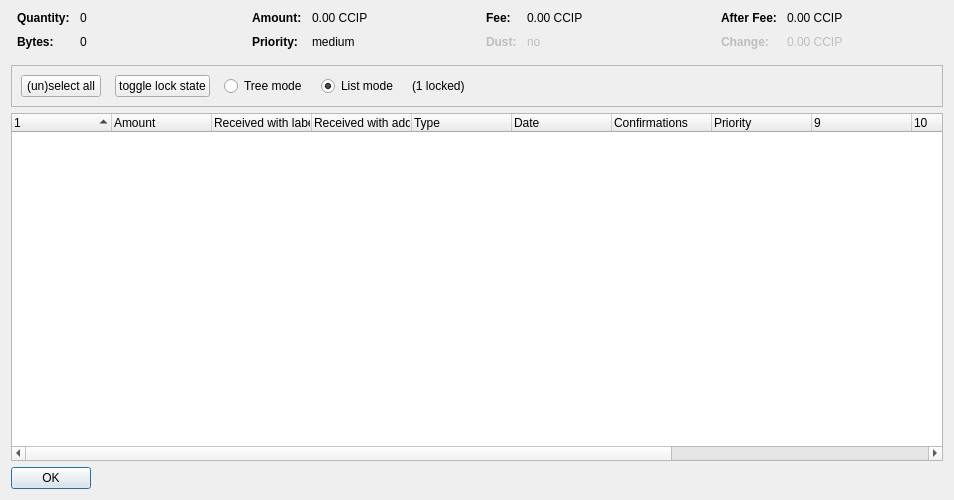
<?xml version="1.0" encoding="UTF-8"?>
<ui version="4.0">
 <class>CoinControlDialog</class>
 <widget class="QDialog" name="CoinControlDialog">
  <property name="geometry">
   <rect>
    <x>0</x>
    <y>0</y>
    <width>954</width>
    <height>500</height>
   </rect>
  </property>
  <property name="windowTitle">
   <string>Coin Selection</string>
  </property>
  <layout class="QVBoxLayout" name="verticalLayout">
   <item>
    <layout class="QHBoxLayout" name="horizontalLayoutTop" stretch="0,0,0,0">
     <property name="topMargin">
      <number>0</number>
     </property>
     <property name="bottomMargin">
      <number>10</number>
     </property>
     <item>
      <layout class="QFormLayout" name="formLayoutCoinControl1">
       <property name="horizontalSpacing">
        <number>10</number>
       </property>
       <property name="verticalSpacing">
        <number>10</number>
       </property>
       <property name="leftMargin">
        <number>6</number>
       </property>
       <property name="rightMargin">
        <number>6</number>
       </property>
       <item row="0" column="0">
        <widget class="QLabel" name="labelCoinControlQuantityText">
         <property name="font">
          <font>
           <weight>75</weight>
           <bold>true</bold>
          </font>
         </property>
         <property name="text">
          <string>Quantity:</string>
         </property>
        </widget>
       </item>
       <item row="0" column="1">
        <widget class="QLabel" name="labelCoinControlQuantity">
         <property name="cursor">
          <cursorShape>IBeamCursor</cursorShape>
         </property>
         <property name="contextMenuPolicy">
          <enum>Qt::ActionsContextMenu</enum>
         </property>
         <property name="text">
          <string notr="true">0</string>
         </property>
         <property name="textInteractionFlags">
          <set>Qt::LinksAccessibleByMouse|Qt::TextSelectableByKeyboard|Qt::TextSelectableByMouse</set>
         </property>
        </widget>
       </item>
       <item row="1" column="0">
        <widget class="QLabel" name="labelCoinControlBytesText">
         <property name="font">
          <font>
           <weight>75</weight>
           <bold>true</bold>
          </font>
         </property>
         <property name="text">
          <string>Bytes:</string>
         </property>
        </widget>
       </item>
       <item row="1" column="1">
        <widget class="QLabel" name="labelCoinControlBytes">
         <property name="cursor">
          <cursorShape>IBeamCursor</cursorShape>
         </property>
         <property name="contextMenuPolicy">
          <enum>Qt::ActionsContextMenu</enum>
         </property>
         <property name="text">
          <string notr="true">0</string>
         </property>
         <property name="textInteractionFlags">
          <set>Qt::LinksAccessibleByMouse|Qt::TextSelectableByKeyboard|Qt::TextSelectableByMouse</set>
         </property>
        </widget>
       </item>
      </layout>
     </item>
     <item>
      <layout class="QFormLayout" name="formLayoutCoinControl2">
       <property name="horizontalSpacing">
        <number>10</number>
       </property>
       <property name="verticalSpacing">
        <number>10</number>
       </property>
       <property name="leftMargin">
        <number>6</number>
       </property>
       <property name="rightMargin">
        <number>6</number>
       </property>
       <item row="0" column="0">
        <widget class="QLabel" name="labelCoinControlAmountText">
         <property name="font">
          <font>
           <weight>75</weight>
           <bold>true</bold>
          </font>
         </property>
         <property name="text">
          <string>Amount:</string>
         </property>
        </widget>
       </item>
       <item row="0" column="1">
        <widget class="QLabel" name="labelCoinControlAmount">
         <property name="cursor">
          <cursorShape>IBeamCursor</cursorShape>
         </property>
         <property name="contextMenuPolicy">
          <enum>Qt::ActionsContextMenu</enum>
         </property>
         <property name="text">
          <string notr="true">0.00 CCIP</string>
         </property>
         <property name="textInteractionFlags">
          <set>Qt::LinksAccessibleByMouse|Qt::TextSelectableByKeyboard|Qt::TextSelectableByMouse</set>
         </property>
        </widget>
       </item>
       <item row="1" column="0">
        <widget class="QLabel" name="labelCoinControlPriorityText">
         <property name="font">
          <font>
           <weight>75</weight>
           <bold>true</bold>
          </font>
         </property>
         <property name="text">
          <string>Priority:</string>
         </property>
        </widget>
       </item>
       <item row="1" column="1">
        <widget class="QLabel" name="labelCoinControlPriority">
         <property name="cursor">
          <cursorShape>IBeamCursor</cursorShape>
         </property>
         <property name="contextMenuPolicy">
          <enum>Qt::ActionsContextMenu</enum>
         </property>
         <property name="text">
          <string>medium</string>
         </property>
         <property name="textInteractionFlags">
          <set>Qt::LinksAccessibleByMouse|Qt::TextSelectableByKeyboard|Qt::TextSelectableByMouse</set>
         </property>
        </widget>
       </item>
      </layout>
     </item>
     <item>
      <layout class="QFormLayout" name="formLayoutCoinControl3">
       <property name="horizontalSpacing">
        <number>10</number>
       </property>
       <property name="verticalSpacing">
        <number>10</number>
       </property>
       <property name="leftMargin">
        <number>6</number>
       </property>
       <property name="rightMargin">
        <number>6</number>
       </property>
       <item row="0" column="0">
        <widget class="QLabel" name="labelCoinControlFeeText">
         <property name="font">
          <font>
           <weight>75</weight>
           <bold>true</bold>
          </font>
         </property>
         <property name="text">
          <string>Fee:</string>
         </property>
        </widget>
       </item>
       <item row="0" column="1">
        <widget class="QLabel" name="labelCoinControlFee">
         <property name="cursor">
          <cursorShape>IBeamCursor</cursorShape>
         </property>
         <property name="contextMenuPolicy">
          <enum>Qt::ActionsContextMenu</enum>
         </property>
         <property name="text">
          <string notr="true">0.00 CCIP</string>
         </property>
         <property name="textInteractionFlags">
          <set>Qt::LinksAccessibleByMouse|Qt::TextSelectableByKeyboard|Qt::TextSelectableByMouse</set>
         </property>
        </widget>
       </item>
       <item row="1" column="0">
        <widget class="QLabel" name="labelCoinControlLowOutputText">
         <property name="enabled">
          <bool>false</bool>
         </property>
         <property name="font">
          <font>
           <weight>75</weight>
           <bold>true</bold>
          </font>
         </property>
         <property name="text">
          <string>Dust:</string>
         </property>
        </widget>
       </item>
       <item row="1" column="1">
        <widget class="QLabel" name="labelCoinControlLowOutput">
         <property name="enabled">
          <bool>false</bool>
         </property>
         <property name="cursor">
          <cursorShape>IBeamCursor</cursorShape>
         </property>
         <property name="contextMenuPolicy">
          <enum>Qt::ActionsContextMenu</enum>
         </property>
         <property name="text">
          <string>no</string>
         </property>
         <property name="textInteractionFlags">
          <set>Qt::LinksAccessibleByMouse|Qt::TextSelectableByKeyboard|Qt::TextSelectableByMouse</set>
         </property>
        </widget>
       </item>
      </layout>
     </item>
     <item>
      <layout class="QFormLayout" name="formLayoutCoinControl4">
       <property name="horizontalSpacing">
        <number>10</number>
       </property>
       <property name="verticalSpacing">
        <number>10</number>
       </property>
       <property name="leftMargin">
        <number>6</number>
       </property>
       <property name="rightMargin">
        <number>6</number>
       </property>
       <item row="0" column="0">
        <widget class="QLabel" name="labelCoinControlAfterFeeText">
         <property name="font">
          <font>
           <weight>75</weight>
           <bold>true</bold>
          </font>
         </property>
         <property name="text">
          <string>After Fee:</string>
         </property>
        </widget>
       </item>
       <item row="0" column="1">
        <widget class="QLabel" name="labelCoinControlAfterFee">
         <property name="cursor">
          <cursorShape>IBeamCursor</cursorShape>
         </property>
         <property name="contextMenuPolicy">
          <enum>Qt::ActionsContextMenu</enum>
         </property>
         <property name="text">
          <string notr="true">0.00 CCIP</string>
         </property>
         <property name="textInteractionFlags">
          <set>Qt::LinksAccessibleByMouse|Qt::TextSelectableByKeyboard|Qt::TextSelectableByMouse</set>
         </property>
        </widget>
       </item>
       <item row="1" column="0">
        <widget class="QLabel" name="labelCoinControlChangeText">
         <property name="enabled">
          <bool>false</bool>
         </property>
         <property name="font">
          <font>
           <weight>75</weight>
           <bold>true</bold>
          </font>
         </property>
         <property name="text">
          <string>Change:</string>
         </property>
        </widget>
       </item>
       <item row="1" column="1">
        <widget class="QLabel" name="labelCoinControlChange">
         <property name="enabled">
          <bool>false</bool>
         </property>
         <property name="cursor">
          <cursorShape>IBeamCursor</cursorShape>
         </property>
         <property name="contextMenuPolicy">
          <enum>Qt::ActionsContextMenu</enum>
         </property>
         <property name="text">
          <string notr="true">0.00 CCIP</string>
         </property>
         <property name="textInteractionFlags">
          <set>Qt::LinksAccessibleByMouse|Qt::TextSelectableByKeyboard|Qt::TextSelectableByMouse</set>
         </property>
        </widget>
       </item>
      </layout>
     </item>
    </layout>
   </item>
   <item>
    <widget class="QFrame" name="frame">
     <property name="minimumSize">
      <size>
       <width>0</width>
       <height>40</height>
      </size>
     </property>
     <property name="frameShape">
      <enum>QFrame::StyledPanel</enum>
     </property>
     <property name="frameShadow">
      <enum>QFrame::Sunken</enum>
     </property>
     <layout class="QHBoxLayout" name="horizontalLayout">
      <item>
       <layout class="QHBoxLayout" name="horizontalLayoutPanel" stretch="0,0,0,0,0,0">
        <property name="spacing">
         <number>14</number>
        </property>
        <item>
         <widget class="QPushButton" name="pushButtonSelectAll">
          <property name="sizePolicy">
           <sizepolicy hsizetype="Maximum" vsizetype="Fixed">
            <horstretch>0</horstretch>
            <verstretch>0</verstretch>
           </sizepolicy>
          </property>
          <property name="text">
           <string>(un)select all</string>
          </property>
          <property name="autoDefault">
           <bool>false</bool>
          </property>
         </widget>
        </item>
        <item>
         <widget class="QPushButton" name="pushButtonToggleLock">
          <property name="sizePolicy">
           <sizepolicy hsizetype="Maximum" vsizetype="Fixed">
            <horstretch>0</horstretch>
            <verstretch>0</verstretch>
           </sizepolicy>
          </property>
          <property name="text">
           <string>toggle lock state</string>
          </property>
          <property name="autoDefault">
           <bool>false</bool>
          </property>
         </widget>
        </item>
        <item>
         <widget class="QRadioButton" name="radioTreeMode">
          <property name="sizePolicy">
           <sizepolicy hsizetype="Maximum" vsizetype="Fixed">
            <horstretch>0</horstretch>
            <verstretch>0</verstretch>
           </sizepolicy>
          </property>
          <property name="text">
           <string>Tree mode</string>
          </property>
         </widget>
        </item>
        <item>
         <widget class="QRadioButton" name="radioListMode">
          <property name="sizePolicy">
           <sizepolicy hsizetype="Maximum" vsizetype="Fixed">
            <horstretch>0</horstretch>
            <verstretch>0</verstretch>
           </sizepolicy>
          </property>
          <property name="text">
           <string>List mode</string>
          </property>
          <property name="checked">
           <bool>true</bool>
          </property>
         </widget>
        </item>
        <item>
         <widget class="QLabel" name="labelLocked">
          <property name="text">
           <string>(1 locked)</string>
          </property>
         </widget>
        </item>
        <item>
         <spacer name="horizontalSpacer">
          <property name="orientation">
           <enum>Qt::Horizontal</enum>
          </property>
          <property name="sizeHint" stdset="0">
           <size>
            <width>40</width>
            <height>20</height>
           </size>
          </property>
         </spacer>
        </item>
       </layout>
      </item>
     </layout>
    </widget>
   </item>
   <item>
    <widget class="CoinControlTreeWidget" name="treeWidget">
     <property name="contextMenuPolicy">
      <enum>Qt::CustomContextMenu</enum>
     </property>
     <property name="sortingEnabled">
      <bool>false</bool>
     </property>
     <property name="columnCount">
      <number>13</number>
     </property>
     <attribute name="headerShowSortIndicator" stdset="0">
      <bool>true</bool>
     </attribute>
     <attribute name="headerStretchLastSection">
      <bool>false</bool>
     </attribute>
     <column>
      <property name="text">
       <string/>
      </property>
     </column>
     <column>
      <property name="text">
       <string>Amount</string>
      </property>
     </column>
     <column>
      <property name="text">
       <string>Received with label</string>
      </property>
     </column>
     <column>
      <property name="text">
       <string>Received with address</string>
      </property>
     </column>
     <column>
      <property name="text">
       <string>Type</string>
      </property>
     </column>
     <column>
      <property name="text">
       <string>Date</string>
      </property>
     </column>
     <column>
      <property name="text">
       <string>Confirmations</string>
      </property>
      <property name="toolTip">
       <string>Confirmed</string>
      </property>
     </column>
     <column>
      <property name="text">
       <string>Priority</string>
      </property>
     </column>
     <column>
      <property name="text">
       <string/>
      </property>
     </column>
     <column>
      <property name="text">
       <string/>
      </property>
     </column>
     <column>
      <property name="text">
       <string/>
      </property>
     </column>
     <column>
      <property name="text">
       <string/>
      </property>
     </column>
     <column>
      <property name="text">
       <string/>
      </property>
     </column>
    </widget>
   </item>
   <item>
    <widget class="QDialogButtonBox" name="buttonBox">
     <property name="sizePolicy">
      <sizepolicy hsizetype="Maximum" vsizetype="Fixed">
       <horstretch>0</horstretch>
       <verstretch>0</verstretch>
      </sizepolicy>
     </property>
     <property name="orientation">
      <enum>Qt::Horizontal</enum>
     </property>
     <property name="standardButtons">
      <set>QDialogButtonBox::Ok</set>
     </property>
    </widget>
   </item>
  </layout>
 </widget>
 <customwidgets>
  <customwidget>
   <class>CoinControlTreeWidget</class>
   <extends>QTreeWidget</extends>
   <header>coincontroltreewidget.h</header>
  </customwidget>
 </customwidgets>
 <resources/>
 <connections/>
</ui>
